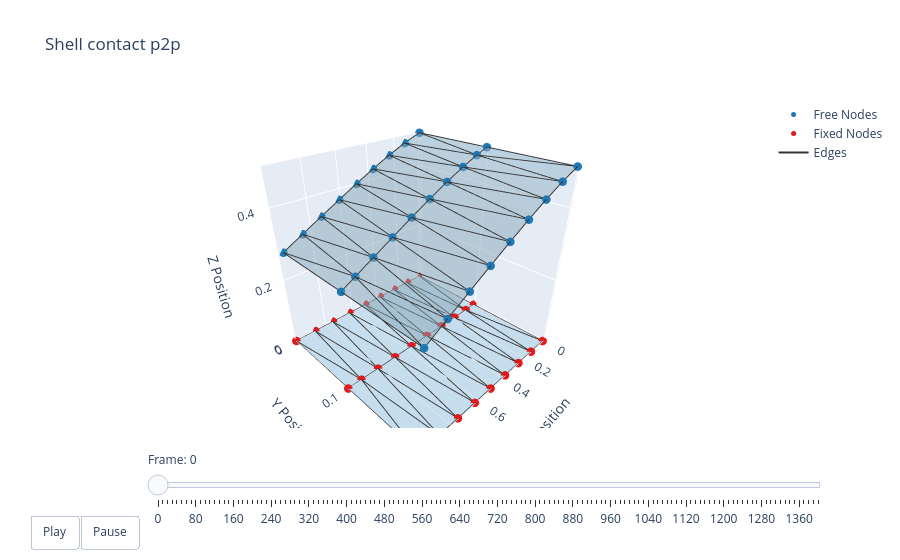

Here is the notebook cell this chart was saved with:
### Code cell
t = np.arange(robot.sim_params.total_time, step=robot.sim_params.dt)
options = dismech.AnimationOptions(title='Shell contact p2p', plot_step=10)

fig = dismech.get_interactive_animation_plotly(robot, t, qs, options)
fig.show()

### Figure 1 — Plotly figure (JSON) as saved in the notebook; plotly's stock layout.template omitted (floating-point values rounded to 4 significant figures; data arrays with more than 128 entries replaced by an {"elided": "..."} marker saying what was removed)
{"data": [{"marker": {"color": "#1f78b4", "size": 5}, "mode": "markers", "name": "Free Nodes", "type": "scatter3d", "x": [1.463e-09, 0.975, 0.975, 1.463e-09, 0.975, 0.8538, 0.7326, 0.6113, 0.4899, 0.3682, 0.246, 0.1234, 1.978e-09, 0.1234, 0.246, 0.3682, 0.4899, 0.6113, 0.7326, 0.8538, 0.5506, 0.672, 0.7891, 0.8949, 0.08151, 0.1889, 0.3072, 0.4291], "y": [-2.508e-11, -6.932e-09, 0.2, 0.2, 0.1, 0.2, 0.2, 0.2, 0.2, 0.2, 0.2, 0.2, 0.1, 9.145e-07, 5.139e-07, 2.551e-07, 1.015e-07, 3.299e-08, 1.239e-09, -5.617e-09, 0.1, 0.1, 0.1, 0.1, 0.1, 0.1, 0.1, 0.1], "z": [0.5, 0.2795, 0.2795, 0.5, 0.2795, 0.3102, 0.3408, 0.3711, 0.4007, 0.4292, 0.4558, 0.4798, 0.5, 0.4798, 0.4558, 0.4292, 0.4007, 0.3711, 0.3408, 0.3102, 0.386, 0.356, 0.3265, 0.2998, 0.487, 0.4673, 0.4428, 0.4151]}, {"marker": {"color": "#e31a1c", "size": 5}, "mode": "markers", "name": "Fixed Nodes", "type": "scatter3d", "x": [0.0, 1.0, 1.0, 0.0, 1.0, 0.875, 0.75, 0.625, 0.5, 0.375, 0.25, 0.125, 0.0, 0.125, 0.25, 0.375, 0.5, 0.625, 0.75, 0.875, 0.5625, 0.6875, 0.8083, 0.9175, 0.08254, 0.1917, 0.3125, 0.4375], "y": [0.0, 0.0, 0.2, 0.2, 0.1, 0.2, 0.2, 0.2, 0.2, 0.2, 0.2, 0.2, 0.1, 0.0, 0.0, 0.0, 0.0, 0.0, 0.0, 0.0, 0.1, 0.1, 0.1, 0.1, 0.1, 0.1, 0.1, 0.1], "z": [0.0, 0.0, 0.0, 0.0, 0.0, 0.0, 0.0, 0.0, 0.0, 0.0, 0.0, 0.0, 0.0, 0.0, 0.0, 0.0, 0.0, 0.0, 0.0, 0.0, 0.0, 0.0, 0.0, 0.0, 0.0, 0.0, 0.0, 0.0]}, {"line": {"color": "#333333", "width": 2}, "mode": "lines", "name": "Edges", "type": "scatter3d", "x": {"elided": "366 float values"}, "y": {"elided": "366 float values"}, "z": {"elided": "366 float values"}}, {"color": "rgba(166, 206, 227, 0.7)", "i": [23, 24, 27, 27, 23, 24, 23, 23, 24, 24, 25, 25, 26, 26, 27, 20, 20, 20, 27, 26, 22, 21, 22, 22, 23, 22, 21, 20, 25, 25, 21, 23, 21, 26, 51, 52, 55, 55, 51, 52, 51, 51, 52, 52, 53, 53, 54, 54, 55, 48, 48, 48, 55, 54, 50, 49, 50, 50, 51, 50, 49, 48, 53, 53, 49, 51, 49, 54], "j": [19, 11, 26, 8, 1, 3, 22, 5, 12, 0, 13, 24, 10, 25, 15, 16, 8, 27, 9, 14, 6, 17, 21, 5, 2, 18, 6, 7, 10, 11, 7, 4, 20, 9, 47, 39, 54, 36, 29, 31, 50, 33, 40, 28, 41, 52, 38, 53, 43, 44, 36, 55, 37, 42, 34, 45, 49, 33, 30, 46, 34, 35, 38, 39, 35, 32, 48, 37], "k": [1, 3, 15, 9, 4, 12, 19, 22, 0, 13, 14, 13, 25, 14, 16, 17, 27, 16, 26, 15, 21, 18, 18, 6, 5, 19, 7, 8, 11, 24, 20, 2, 17, 10, 29, 31, 43, 37, 32, 40, 47, 50, 28, 41, 42, 41, 53, 42, 44, 45, 55, 44, 54, 43, 49, 46, 46, 34, 33, 47, 35, 36, 39, 52, 48, 30, 45, 38], "name": "Faces", "opacity": 0.7, "showscale": false, "type": "mesh3d", "x": [0.0, 1.0, 1.0, 0.0, 1.0, 0.875, 0.75, 0.625, 0.5, 0.375, 0.25, 0.125, 0.0, 0.125, 0.25, 0.375, 0.5, 0.625, 0.75, 0.875, 0.5625, 0.6875, 0.8083, 0.9175, 0.08254, 0.1917, 0.3125, 0.4375, 1.463e-09, 0.975, 0.975, 1.463e-09, 0.975, 0.8538, 0.7326, 0.6113, 0.4899, 0.3682, 0.246, 0.1234, 1.978e-09, 0.1234, 0.246, 0.3682, 0.4899, 0.6113, 0.7326, 0.8538, 0.5506, 0.672, 0.7891, 0.8949, 0.08151, 0.1889, 0.3072, 0.4291], "y": [0.0, 0.0, 0.2, 0.2, 0.1, 0.2, 0.2, 0.2, 0.2, 0.2, 0.2, 0.2, 0.1, 0.0, 0.0, 0.0, 0.0, 0.0, 0.0, 0.0, 0.1, 0.1, 0.1, 0.1, 0.1, 0.1, 0.1, 0.1, -2.508e-11, -6.932e-09, 0.2, 0.2, 0.1, 0.2, 0.2, 0.2, 0.2, 0.2, 0.2, 0.2, 0.1, 9.145e-07, 5.139e-07, 2.551e-07, 1.015e-07, 3.299e-08, 1.239e-09, -5.617e-09, 0.1, 0.1, 0.1, 0.1, 0.1, 0.1, 0.1, 0.1], "z": [0.0, 0.0, 0.0, 0.0, 0.0, 0.0, 0.0, 0.0, 0.0, 0.0, 0.0, 0.0, 0.0, 0.0, 0.0, 0.0, 0.0, 0.0, 0.0, 0.0, 0.0, 0.0, 0.0, 0.0, 0.0, 0.0, 0.0, 0.0, 0.5, 0.2795, 0.2795, 0.5, 0.2795, 0.3102, 0.3408, 0.3711, 0.4007, 0.4292, 0.4558, 0.4798, 0.5, 0.4798, 0.4558, 0.4292, 0.4007, 0.3711, 0.3408, 0.3102, 0.386, 0.356, 0.3265, 0.2998, 0.487, 0.4673, 0.4428, 0.4151]}], "layout": {"scene": {"camera": {"eye": {"x": 1.225, "y": 1.225, "z": 1.0}}, "xaxis": {"range": [-0.01329, 1], "title": {"text": "X Position"}}, "yaxis": {"range": [-0.001613, 0.2009], "title": {"text": "Y Position"}}, "zaxis": {"range": [0, 0.5], "title": {"text": "Z Position"}}}, "sliders": [{"currentvalue": {"prefix": "Frame: "}, "steps": [{"args": [["0"], {"frame": {"duration": 50, "redraw": true}, "mode": "immediate"}], "label": "0", "method": "animate"}, {"args": [["1"], {"frame": {"duration": 50, "redraw": true}, "mode": "immediate"}], "label": "10", "method": "animate"}, {"args": [["2"], {"frame": {"duration": 50, "redraw": true}, "mode": "immediate"}], "label": "20", "method": "animate"}, {"args": [["3"], {"frame": {"duration": 50, "redraw": true}, "mode": "immediate"}], "label": "30", "method": "animate"}, {"args": [["4"], {"frame": {"duration": 50, "redraw": true}, "mode": "immediate"}], "label": "40", "method": "animate"}, {"args": [["5"], {"frame": {"duration": 50, "redraw": true}, "mode": "immediate"}], "label": "50", "method": "animate"}, {"args": [["6"], {"frame": {"duration": 50, "redraw": true}, "mode": "immediate"}], "label": "60", "method": "animate"}, {"args": [["7"], {"frame": {"duration": 50, "redraw": true}, "mode": "immediate"}], "label": "70", "method": "animate"}, {"args": [["8"], {"frame": {"duration": 50, "redraw": true}, "mode": "immediate"}], "label": "80", "method": "animate"}, {"args": [["9"], {"frame": {"duration": 50, "redraw": true}, "mode": "immediate"}], "label": "90", "method": "animate"}, {"args": [["10"], {"frame": {"duration": 50, "redraw": true}, "mode": "immediate"}], "label": "100", "method": "animate"}, {"args": [["11"], {"frame": {"duration": 50, "redraw": true}, "mode": "immediate"}], "label": "110", "method": "animate"}, {"args": [["12"], {"frame": {"duration": 50, "redraw": true}, "mode": "immediate"}], "label": "120", "method": "animate"}, {"args": [["13"], {"frame": {"duration": 50, "redraw": true}, "mode": "immediate"}], "label": "130", "method": "animate"}, {"args": [["14"], {"frame": {"duration": 50, "redraw": true}, "mode": "immediate"}], "label": "140", "method": "animate"}, {"args": [["15"], {"frame": {"duration": 50, "redraw": true}, "mode": "immediate"}], "label": "150", "method": "animate"}, {"args": [["16"], {"frame": {"duration": 50, "redraw": true}, "mode": "immediate"}], "label": "160", "method": "animate"}, {"args": [["17"], {"frame": {"duration": 50, "redraw": true}, "mode": "immediate"}], "label": "170", "method": "animate"}, {"args": [["18"], {"frame": {"duration": 50, "redraw": true}, "mode": "immediate"}], "label": "180", "method": "animate"}, {"args": [["19"], {"frame": {"duration": 50, "redraw": true}, "mode": "immediate"}], "label": "190", "method": "animate"}, {"args": [["20"], {"frame": {"duration": 50, "redraw": true}, "mode": "immediate"}], "label": "200", "method": "animate"}, {"args": [["21"], {"frame": {"duration": 50, "redraw": true}, "mode": "immediate"}], "label": "210", "method": "animate"}, {"args": [["22"], {"frame": {"duration": 50, "redraw": true}, "mode": "immediate"}], "label": "220", "method": "animate"}, {"args": [["23"], {"frame": {"duration": 50, "redraw": true}, "mode": "immediate"}], "label": "230", "method": "animate"}, {"args": [["24"], {"frame": {"duration": 50, "redraw": true}, "mode": "immediate"}], "label": "240", "method": "animate"}, {"args": [["25"], {"frame": {"duration": 50, "redraw": true}, "mode": "immediate"}], "label": "250", "method": "animate"}, {"args": [["26"], {"frame": {"duration": 50, "redraw": true}, "mode": "immediate"}], "label": "260", "method": "animate"}, {"args": [["27"], {"frame": {"duration": 50, "redraw": true}, "mode": "immediate"}], "label": "270", "method": "animate"}, {"args": [["28"], {"frame": {"duration": 50, "redraw": true}, "mode": "immediate"}], "label": "280", "method": "animate"}, {"args": [["29"], {"frame": {"duration": 50, "redraw": true}, "mode": "immediate"}], "label": "290", "method": "animate"}, {"args": [["30"], {"frame": {"duration": 50, "redraw": true}, "mode": "immediate"}], "label": "300", "method": "animate"}, {"args": [["31"], {"frame": {"duration": 50, "redraw": true}, "mode": "immediate"}], "label": "310", "method": "animate"}, {"args": [["32"], {"frame": {"duration": 50, "redraw": true}, "mode": "immediate"}], "label": "320", "method": "animate"}, {"args": [["33"], {"frame": {"duration": 50, "redraw": true}, "mode": "immediate"}], "label": "330", "method": "animate"}, {"args": [["34"], {"frame": {"duration": 50, "redraw": true}, "mode": "immediate"}], "label": "340", "method": "animate"}, {"args": [["35"], {"frame": {"duration": 50, "redraw": true}, "mode": "immediate"}], "label": "350", "method": "animate"}, {"args": [["36"], {"frame": {"duration": 50, "redraw": true}, "mode": "immediate"}], "label": "360", "method": "animate"}, {"args": [["37"], {"frame": {"duration": 50, "redraw": true}, "mode": "immediate"}], "label": "370", "method": "animate"}, {"args": [["38"], {"frame": {"duration": 50, "redraw": true}, "mode": "immediate"}], "label": "380", "method": "animate"}, {"args": [["39"], {"frame": {"duration": 50, "redraw": true}, "mode": "immediate"}], "label": "390", "method": "animate"}, {"args": [["40"], {"frame": {"duration": 50, "redraw": true}, "mode": "immediate"}], "label": "400", "method": "animate"}, {"args": [["41"], {"frame": {"duration": 50, "redraw": true}, "mode": "immediate"}], "label": "410", "method": "animate"}, {"args": [["42"], {"frame": {"duration": 50, "redraw": true}, "mode": "immediate"}], "label": "420", "method": "animate"}, {"args": [["43"], {"frame": {"duration": 50, "redraw": true}, "mode": "immediate"}], "label": "430", "method": "animate"}, {"args": [["44"], {"frame": {"duration": 50, "redraw": true}, "mode": "immediate"}], "label": "440", "method": "animate"}, {"args": [["45"], {"frame": {"duration": 50, "redraw": true}, "mode": "immediate"}], "label": "450", "method": "animate"}, {"args": [["46"], {"frame": {"duration": 50, "redraw": true}, "mode": "immediate"}], "label": "460", "method": "animate"}, {"args": [["47"], {"frame": {"duration": 50, "redraw": true}, "mode": "immediate"}], "label": "470", "method": "animate"}, {"args": [["48"], {"frame": {"duration": 50, "redraw": true}, "mode": "immediate"}], "label": "480", "method": "animate"}, {"args": [["49"], {"frame": {"duration": 50, "redraw": true}, "mode": "immediate"}], "label": "490", "method": "animate"}, {"args": [["50"], {"frame": {"duration": 50, "redraw": true}, "mode": "immediate"}], "label": "500", "method": "animate"}, {"args": [["51"], {"frame": {"duration": 50, "redraw": true}, "mode": "immediate"}], "label": "510", "method": "animate"}, {"args": [["52"], {"frame": {"duration": 50, "redraw": true}, "mode": "immediate"}], "label": "520", "method": "animate"}, {"args": [["53"], {"frame": {"duration": 50, "redraw": true}, "mode": "immediate"}], "label": "530", "method": "animate"}, {"args": [["54"], {"frame": {"duration": 50, "redraw": true}, "mode": "immediate"}], "label": "540", "method": "animate"}, {"args": [["55"], {"frame": {"duration": 50, "redraw": true}, "mode": "immediate"}], "label": "550", "method": "animate"}, {"args": [["56"], {"frame": {"duration": 50, "redraw": true}, "mode": "immediate"}], "label": "560", "method": "animate"}, {"args": [["57"], {"frame": {"duration": 50, "redraw": true}, "mode": "immediate"}], "label": "570", "method": "animate"}, {"args": [["58"], {"frame": {"duration": 50, "redraw": true}, "mode": "immediate"}], "label": "580", "method": "animate"}, {"args": [["59"], {"frame": {"duration": 50, "redraw": true}, "mode": "immediate"}], "label": "590", "method": "animate"}, {"args": [["60"], {"frame": {"duration": 50, "redraw": true}, "mode": "immediate"}], "label": "600", "method": "animate"}, {"args": [["61"], {"frame": {"duration": 50, "redraw": true}, "mode": "immediate"}], "label": "610", "method": "animate"}, {"args": [["62"], {"frame": {"duration": 50, "redraw": true}, "mode": "immediate"}], "label": "620", "method": "animate"}, {"args": [["63"], {"frame": {"duration": 50, "redraw": true}, "mode": "immediate"}], "label": "630", "method": "animate"}, {"args": [["64"], {"frame": {"duration": 50, "redraw": true}, "mode": "immediate"}], "label": "640", "method": "animate"}, {"args": [["65"], {"frame": {"duration": 50, "redraw": true}, "mode": "immediate"}], "label": "650", "method": "animate"}, {"args": [["66"], {"frame": {"duration": 50, "redraw": true}, "mode": "immediate"}], "label": "660", "method": "animate"}, {"args": [["67"], {"frame": {"duration": 50, "redraw": true}, "mode": "immediate"}], "label": "670", "method": "animate"}, {"args": [["68"], {"frame": {"duration": 50, "redraw": true}, "mode": "immediate"}], "label": "680", "method": "animate"}, {"args": [["69"], {"frame": {"duration": 50, "redraw": true}, "mode": "immediate"}], "label": "690", "method": "animate"}, {"args": [["70"], {"frame": {"duration": 50, "redraw": true}, "mode": "immediate"}], "label": "700", "method": "animate"}, {"args": [["71"], {"frame": {"duration": 50, "redraw": true}, "mode": "immediate"}], "label": "710", "method": "animate"}, {"args": [["72"], {"frame": {"duration": 50, "redraw": true}, "mode": "immediate"}], "label": "720", "method": "animate"}, {"args": [["73"], {"frame": {"duration": 50, "redraw": true}, "mode": "immediate"}], "label": "730", "method": "animate"}, {"args": [["74"], {"frame": {"duration": 50, "redraw": true}, "mode": "immediate"}], "label": "740", "method": "animate"}, {"args": [["75"], {"frame": {"duration": 50, "redraw": true}, "mode": "immediate"}], "label": "750", "method": "animate"}, {"args": [["76"], {"frame": {"duration": 50, "redraw": true}, "mode": "immediate"}], "label": "760", "method": "animate"}, {"args": [["77"], {"frame": {"duration": 50, "redraw": true}, "mode": "immediate"}], "label": "770", "method": "animate"}, {"args": [["78"], {"frame": {"duration": 50, "redraw": true}, "mode": "immediate"}], "label": "780", "method": "animate"}, {"args": [["79"], {"frame": {"duration": 50, "redraw": true}, "mode": "immediate"}], "label": "790", "method": "animate"}, {"args": [["80"], {"frame": {"duration": 50, "redraw": true}, "mode": "immediate"}], "label": "800", "method": "animate"}, {"args": [["81"], {"frame": {"duration": 50, "redraw": true}, "mode": "immediate"}], "label": "810", "method": "animate"}, {"args": [["82"], {"frame": {"duration": 50, "redraw": true}, "mode": "immediate"}], "label": "820", "method": "animate"}, {"args": [["83"], {"frame": {"duration": 50, "redraw": true}, "mode": "immediate"}], "label": "830", "method": "animate"}, {"args": [["84"], {"frame": {"duration": 50, "redraw": true}, "mode": "immediate"}], "label": "840", "method": "animate"}, {"args": [["85"], {"frame": {"duration": 50, "redraw": true}, "mode": "immediate"}], "label": "850", "method": "animate"}, {"args": [["86"], {"frame": {"duration": 50, "redraw": true}, "mode": "immediate"}], "label": "860", "method": "animate"}, {"args": [["87"], {"frame": {"duration": 50, "redraw": true}, "mode": "immediate"}], "label": "870", "method": "animate"}, {"args": [["88"], {"frame": {"duration": 50, "redraw": true}, "mode": "immediate"}], "label": "880", "method": "animate"}, {"args": [["89"], {"frame": {"duration": 50, "redraw": true}, "mode": "immediate"}], "label": "890", "method": "animate"}, {"args": [["90"], {"frame": {"duration": 50, "redraw": true}, "mode": "immediate"}], "label": "900", "method": "animate"}, {"args": [["91"], {"frame": {"duration": 50, "redraw": true}, "mode": "immediate"}], "label": "910", "method": "animate"}, {"args": [["92"], {"frame": {"duration": 50, "redraw": true}, "mode": "immediate"}], "label": "920", "method": "animate"}, {"args": [["93"], {"frame": {"duration": 50, "redraw": true}, "mode": "immediate"}], "label": "930", "method": "animate"}, {"args": [["94"], {"frame": {"duration": 50, "redraw": true}, "mode": "immediate"}], "label": "940", "method": "animate"}, {"args": [["95"], {"frame": {"duration": 50, "redraw": true}, "mode": "immediate"}], "label": "950", "method": "animate"}, {"args": [["96"], {"frame": {"duration": 50, "redraw": true}, "mode": "immediate"}], "label": "960", "method": "animate"}, {"args": [["97"], {"frame": {"duration": 50, "redraw": true}, "mode": "immediate"}], "label": "970", "method": "animate"}, {"args": [["98"], {"frame": {"duration": 50, "redraw": true}, "mode": "immediate"}], "label": "980", "method": "animate"}, {"args": [["99"], {"frame": {"duration": 50, "redraw": true}, "mode": "immediate"}], "label": "990", "method": "animate"}, {"args": [["100"], {"frame": {"duration": 50, "redraw": true}, "mode": "immediate"}], "label": "1000", "method": "animate"}, {"args": [["101"], {"frame": {"duration": 50, "redraw": true}, "mode": "immediate"}], "label": "1010", "method": "animate"}, {"args": [["102"], {"frame": {"duration": 50, "redraw": true}, "mode": "immediate"}], "label": "1020", "method": "animate"}, {"args": [["103"], {"frame": {"duration": 50, "redraw": true}, "mode": "immediate"}], "label": "1030", "method": "animate"}, {"args": [["104"], {"frame": {"duration": 50, "redraw": true}, "mode": "immediate"}], "label": "1040", "method": "animate"}, {"args": [["105"], {"frame": {"duration": 50, "redraw": true}, "mode": "immediate"}], "label": "1050", "method": "animate"}, {"args": [["106"], {"frame": {"duration": 50, "redraw": true}, "mode": "immediate"}], "label": "1060", "method": "animate"}, {"args": [["107"], {"frame": {"duration": 50, "redraw": true}, "mode": "immediate"}], "label": "1070", "method": "animate"}, {"args": [["108"], {"frame": {"duration": 50, "redraw": true}, "mode": "immediate"}], "label": "1080", "method": "animate"}, {"args": [["109"], {"frame": {"duration": 50, "redraw": true}, "mode": "immediate"}], "label": "1090", "method": "animate"}, {"args": [["110"], {"frame": {"duration": 50, "redraw": true}, "mode": "immediate"}], "label": "1100", "method": "animate"}, {"args": [["111"], {"frame": {"duration": 50, "redraw": true}, "mode": "immediate"}], "label": "1110", "method": "animate"}, {"args": [["112"], {"frame": {"duration": 50, "redraw": true}, "mode": "immediate"}], "label": "1120", "method": "animate"}, {"args": [["113"], {"frame": {"duration": 50, "redraw": true}, "mode": "immediate"}], "label": "1130", "method": "animate"}, {"args": [["114"], {"frame": {"duration": 50, "redraw": true}, "mode": "immediate"}], "label": "1140", "method": "animate"}, {"args": [["115"], {"frame": {"duration": 50, "redraw": true}, "mode": "immediate"}], "label": "1150", "method": "animate"}, {"args": [["116"], {"frame": {"duration": 50, "redraw": true}, "mode": "immediate"}], "label": "1160", "method": "animate"}, {"args": [["117"], {"frame": {"duration": 50, "redraw": true}, "mode": "immediate"}], "label": "1170", "method": "animate"}, {"args": [["118"], {"frame": {"duration": 50, "redraw": true}, "mode": "immediate"}], "label": "1180", "method": "animate"}, {"args": [["119"], {"frame": {"duration": 50, "redraw": true}, "mode": "immediate"}], "label": "1190", "method": "animate"}, {"args": [["120"], {"frame": {"duration": 50, "redraw": true}, "mode": "immediate"}], "label": "1200", "method": "animate"}, {"args": [["121"], {"frame": {"duration": 50, "redraw": true}, "mode": "immediate"}], "label": "1210", "method": "animate"}, {"args": [["122"], {"frame": {"duration": 50, "redraw": true}, "mode": "immediate"}], "label": "1220", "method": "animate"}, {"args": [["123"], {"frame": {"duration": 50, "redraw": true}, "mode": "immediate"}], "label": "1230", "method": "animate"}, {"args": [["124"], {"frame": {"duration": 50, "redraw": true}, "mode": "immediate"}], "label": "1240", "method": "animate"}, {"args": [["125"], {"frame": {"duration": 50, "redraw": true}, "mode": "immediate"}], "label": "1250", "method": "animate"}, {"args": [["126"], {"frame": {"duration": 50, "redraw": true}, "mode": "immediate"}], "label": "1260", "method": "animate"}, {"args": [["127"], {"frame": {"duration": 50, "redraw": true}, "mode": "immediate"}], "label": "1270", "method": "animate"}, {"args": [["128"], {"frame": {"duration": 50, "redraw": true}, "mode": "immediate"}], "label": "1280", "method": "animate"}, {"args": [["129"], {"frame": {"duration": 50, "redraw": true}, "mode": "immediate"}], "label": "1290", "method": "animate"}, {"args": [["130"], {"frame": {"duration": 50, "redraw": true}, "mode": "immediate"}], "label": "1300", "method": "animate"}, {"args": [["131"], {"frame": {"duration": 50, "redraw": true}, "mode": "immediate"}], "label": "1310", "method": "animate"}, {"args": [["132"], {"frame": {"duration": 50, "redraw": true}, "mode": "immediate"}], "label": "1320", "method": "animate"}, {"args": [["133"], {"frame": {"duration": 50, "redraw": true}, "mode": "immediate"}], "label": "1330", "method": "animate"}, {"args": [["134"], {"frame": {"duration": 50, "redraw": true}, "mode": "immediate"}], "label": "1340", "method": "animate"}, {"args": [["135"], {"frame": {"duration": 50, "redraw": true}, "mode": "immediate"}], "label": "1350", "method": "animate"}, {"args": [["136"], {"frame": {"duration": 50, "redraw": true}, "mode": "immediate"}], "label": "1360", "method": "animate"}, {"args": [["137"], {"frame": {"duration": 50, "redraw": true}, "mode": "immediate"}], "label": "1370", "method": "animate"}, {"args": [["138"], {"frame": {"duration": 50, "redraw": true}, "mode": "immediate"}], "label": "1380", "method": "animate"}, {"args": [["139"], {"frame": {"duration": 50, "redraw": true}, "mode": "immediate"}], "label": "1390", "method": "animate"}, {"args": [["140"], {"frame": {"duration": 50, "redraw": true}, "mode": "immediate"}], "label": "1398", "method": "animate"}], "transition": {"duration": 0}, "x": 0.1, "y": 0}], "title": {"text": "Shell contact p2p"}, "updatemenus": [{"buttons": [{"args": [null, {"frame": {"duration": 50, "redraw": true}, "fromcurrent": true}], "label": "Play", "method": "animate"}, {"args": [[null], {"frame": {"duration": 0, "redraw": true}, "mode": "immediate"}], "label": "Pause", "method": "animate"}], "direction": "left", "pad": {"r": 10, "t": 87}, "showactive": false, "type": "buttons", "x": 0.1, "xanchor": "right", "y": 0, "yanchor": "top"}]}}
